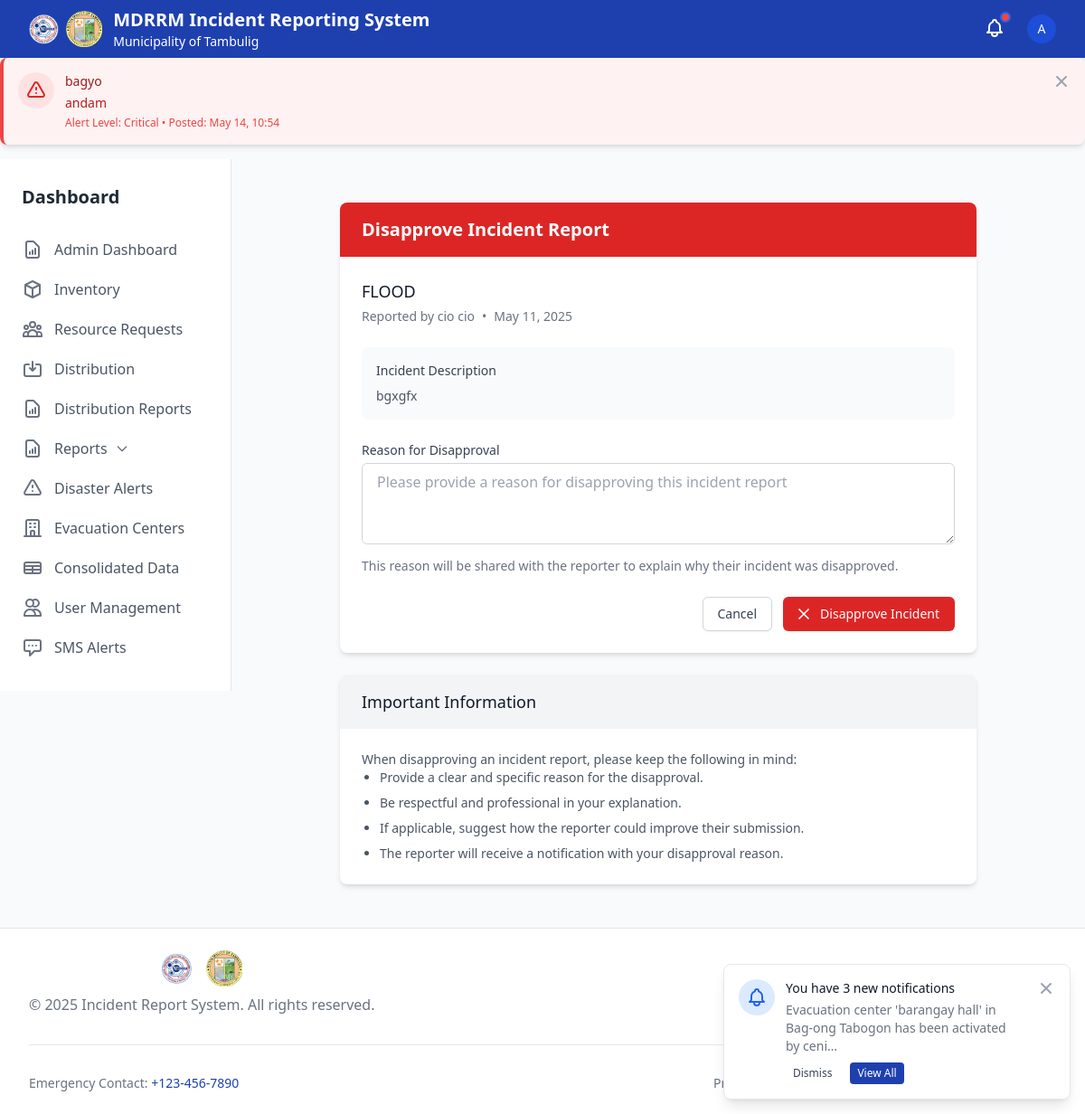
Page /deny-incident/58/ (signed in) on the committed database.
### disaster_aid/models.py (models this page shows, shortened)
class DisasterAlert(models.Model):
    SEVERITY_CHOICES = (
        ('low', 'Low'),
        ('medium', 'Medium'),
        ('high', 'High'),
        ('critical', 'Critical'),
    )
    title = models.CharField(max_length=255)
    message = models.TextField()
    severity = models.CharField(max_length=20, choices=SEVERITY_CHOICES, default='medium')
    created_by = models.ForeignKey(User, on_delete=models.CASCADE, related_name='created_alerts')
    created_at = models.DateTimeField(default=timezone.now)
    is_active = models.BooleanField(default=True)
    class Meta:
        ordering = ['-created_at']

class IncidentReport(models.Model):
    STATUS_CHOICES = (
        ('pending', 'Pending'),
        ('verified', 'Verified'),
        ('denied', 'Denied'),
    )
    reporter = models.ForeignKey(User, on_delete=models.CASCADE)
    title = models.CharField(max_length=255)
    description = models.TextField()
    disaster_type = models.ForeignKey(DisasterType, on_delete=models.SET_NULL, null=True)
    other_disaster_type = models.CharField(max_length=100, blank=True, null=True)
    location = models.CharField(max_length=255, blank=True, null=True)  # Keeping for backward compatibility
    barangay = models.ForeignKey(Barangay, on_delete=models.SET_NULL, null=True, blank=True, related_name='incidents')
    incident_datetime = models.DateTimeField(null=True, blank=True, help_text="When the incident actually occurred")
    date_reported = models.DateTimeField(auto_now_add=True)
    status = models.CharField(max_length=20, choices=STATUS_CHOICES, default='pending')
    is_verified = models.BooleanField(default=False)  # Keeping for backward compatibility
    denial_reason = models.TextField(null=True, blank=True)
    needs_resources = models.BooleanField(default=False)
    photo_1 = models.ImageField(upload_to='incident_photos/', null=True, blank=True)
    photo_2 = models.ImageField(upload_to='incident_photos/', null=True, blank=True)
    photo_3 = models.ImageField(upload_to='incident_photos/', null=True, blank=True)

class UserNotification(models.Model):
    NOTIFICATION_TYPES = (
        ('incident_verified', 'Incident Verified'),
        ('incident_denied', 'Incident Denied'),
        ('resource_approved', 'Resource Request Approved'),
        ('resource_fulfilled', 'Resource Request Fulfilled'),
        ('evacuation_activated', 'Evacuation Center Activated'),
        ('evacuation_update', 'Evacuation Center Update'),
    )
    user = models.ForeignKey(User, on_delete=models.CASCADE, related_name='notifications')
    notification_type = models.CharField(max_length=50, choices=NOTIFICATION_TYPES)
    title = models.CharField(max_length=255)
    message = models.TextField()
    incident = models.ForeignKey(IncidentReport, on_delete=models.CASCADE, null=True, blank=True)
    evacuation_center = models.ForeignKey(EvacuationCenter, on_delete=models.CASCADE, null=True, blank=True)
    created_at = models.DateTimeField(default=timezone.now)
    is_read = models.BooleanField(default=False)
    class Meta:
        ordering = ['-created_at']

### disaster_aid/views.py (the view)
# urls.py: path('deny-incident/<int:incident_id>/', deny_incident, name='deny_incident'),
@login_required
def deny_incident(request, incident_id):
    if not request.user.is_staff:
        messages.error(request, "You are not authorized to deny incidents.")
        return redirect('dashboard')
    incident = get_object_or_404(IncidentReport, id=incident_id)
    if incident.status == 'verified':
        messages.error(request, "Cannot deny an incident that has already been verified.")
        return redirect('incident_detail', incident_id=incident.id)
    if request.method == 'POST':
        form = DenyIncidentForm(request.POST)
        if form.is_valid():
            denial_reason = form.cleaned_data['denial_reason']
            incident.deny(denial_reason)
            UserNotification.objects.create(
                user=incident.reporter,
                notification_type='incident_denied',
                title='Incident Denied',
                message=f'Your incident report "{incident.title}" has been denied. Reason: {denial_reason}',
                incident=incident
            )
            messages.success(request, f"Incident '{incident.title}' has been denied.")
            return redirect('admin_dashboard')
    else:
        form = DenyIncidentForm()
    context = {
        'incident': incident,
        'form': form,
    }
    return render(request, 'incidents/deny_incident.html', context)

### templates/incidents/deny_incident.html (shortened to what this page needs)
{% extends 'base.html' %}
{% block content %}
<div class="py-6">
    <div class="max-w-3xl mx-auto px-4 sm:px-6 lg:px-8">
        <div class="bg-white shadow-md rounded-lg overflow-hidden">
            <div class="px-6 py-4 bg-red-600 text-white">
                <h2 class="text-xl font-bold">Disapprove Incident Report</h2>
            </div>
            <div class="p-6">
                <div class="mb-6">
                    <h3 class="text-lg font-medium text-gray-900">{{ incident.title }}</h3>
                    <div class="mt-1 flex items-center text-sm text-gray-500">
                        <span>Reported by {{ incident.reporter.get_full_name|default:incident.reporter.username }}</span>
                        <span class="mx-2">•</span>
                        <span>{{ incident.date_reported|date:"F j, Y" }}</span>
                    </div>
                </div>
                <div class="mb-6 p-4 bg-gray-50 rounded-lg">
                    <h4 class="text-sm font-medium text-gray-700 mb-2">Incident Description</h4>
                    <p class="text-sm text-gray-600">{{ incident.description }}</p>
                </div>
                <form method="POST" action="{% url 'deny_incident' incident.id %}">
                    <div class="mb-6">
                        <label for="{{ form.denial_reason.id_for_label }}" class="block text-sm font-medium text-gray-700">
                            Reason for Disapproval
                        </label>
                        <div class="mt-1">
                            {{ form.denial_reason }}
                        </div>
                        {% if form.denial_reason.help_text %}
                        <p class="mt-2 text-sm text-gray-500">{{ form.denial_reason.help_text }}</p>
                        {% endif %}
                    </div>
                    <div class="flex justify-end space-x-3">
                        <a href="{% url 'incident_detail' incident.id %}" class="inline-flex items-center px-4 py-2 border border-gray-300 shadow-sm text-sm font-medium rounded-md text-gray-700 bg-white hover:bg-gray-50 focus:outline-none focus:ring-2 focus:ring-offset-2 focus:ring-primary">
                            Cancel
                        </a>
                        <button type="submit" class="inline-flex items-center px-4 py-2 border border-transparent shadow-sm text-sm font-medium rounded-md text-white bg-red-600 hover:bg-red-700 focus:outline-none focus:ring-2 focus:ring-offset-2 focus:ring-red-500">
                            <svg class="mr-2 -ml-1 h-5 w-5" xmlns="http://www.w3.org/2000/svg" fill="none" viewBox="0 0 24 24" stroke="currentColor">
                                <path stroke-linecap="round" stroke-linejoin="round" stroke-width="2" d="M6 18L18 6M6 6l12 12" />
                            </svg>
                            Disapprove Incident
                        </button>
                    </div>
                </form>
            </div>
        </div>
        <div class="mt-6 bg-white shadow-md rounded-lg overflow-hidden">
            <div class="px-6 py-4 bg-gray-100">
                <h3 class="text-lg font-medium text-gray-900">Important Information</h3>
            </div>
            <div class="p-6">
                <div class="prose max-w-none">
                    <p class="text-sm text-gray-600">When disapproving an incident report, please keep the following in mind:</p>
                    <ul class="list-disc pl-5 space-y-2 text-sm text-gray-600">
                        <li>Provide a clear and specific reason for the disapproval.</li>
                        <li>Be respectful and professional in your explanation.</li>
                        <li>If applicable, suggest how the reporter could improve their submission.</li>
                        <li>The reporter will receive a notification with your disapproval reason.</li>
                    </ul>
                </div>
            </div>
        </div>
    </div>
</div>
{% endblock %}

### templates/components/navbar.html (shortened to what this page needs)
<nav class="bg-primary text-white shadow-md" x-data="{ mobileMenuOpen: false }">
    <div class="max-w-7xl mx-auto px-4 sm:px-6 lg:px-8">
        <div class="flex justify-between h-16">
            <div class="flex">
                <div class="flex-shrink-0 flex items-center space-x-3">
                    <div class="flex items-center space-x-2">
                        <img src="/static/logo/mdrrmc_logo.png" alt="MDRRMC Logo" class="h-10 w-auto">
                        <img src="/static/logo/lgu_logo.png" alt="LGU Logo" class="h-10 w-auto">
                    </div>
                    <div class="flex flex-col">
                        <a href="{% url 'home' %}" class="font-bold text-xl">MDRRM Incident Reporting System</a>
                        <span class="text-sm">Municipality of Tambulig</span>
                    </div>
                </div>
            </div>
            <div class="flex items-center">
                {% include 'components/notifications.html' %}
                {% if user.is_authenticated %}
                <div class="ml-3 relative" x-data="{ open: false }">
                    <div class="flex items-center">
                        <button @click="open = !open" class="flex text-sm rounded-full focus:outline-none focus:ring-2 focus:ring-offset-2 focus:ring-offset-blue-800 focus:ring-white">
                            {% if user.reporterprofile.profile_image %}
                            <img class="h-8 w-8 rounded-full object-cover" src="{{ user.reporterprofile.profile_image.url }}" alt="{{ user.username }}">
                            {% else %}
                            <div class="h-8 w-8 rounded-full bg-blue-700 flex items-center justify-center">
                                <span class="text-sm font-medium">{{ user.username|first|upper }}</span>
                            </div>
                            {% endif %}
                        </button>
                    </div>
                </div>
                {% endif %}
            </div>
        </div>
    </div>
</nav>

### templates/components/disaster_alert.html (shortened to what this page needs)
{% if has_active_alerts %}
<div id="disaster-alerts-container" class="w-full">
    {% for alert in active_disaster_alerts %}
    <div id="disaster-alert-{{ alert.id }}"
         x-data="{ show: true }"
         x-show="show"
         class="disaster-alert mb-4 p-4 rounded-lg shadow-md border-l-4 {% if alert.severity == 'critical' %}bg-red-50 border-red-500{% elif alert.severity == 'high' %}bg-orange-50 border-orange-500{% elif alert.severity == 'medium' %}bg-yellow-50 border-yellow-500{% else %}bg-blue-50 border-blue-500{% endif %}">
        <div class="flex items-start">
            <div class="flex-shrink-0">
                {% if alert.severity == 'critical' %}
                <span class="inline-flex items-center justify-center h-10 w-10 rounded-full bg-red-100">
                </span>
                {% endif %}
            </div>
            <div class="ml-3 w-0 flex-1">
                <div class="flex justify-between items-start">
                    <div>
                        <p class="text-sm font-medium {% if alert.severity == 'critical' %}text-red-800{% elif alert.severity == 'high' %}text-orange-800{% elif alert.severity == 'medium' %}text-yellow-800{% else %}text-blue-800{% endif %}">
                            {{ alert.title }}
                        </p>
                        <p class="mt-1 text-sm {% if alert.severity == 'critical' %}text-red-700{% elif alert.severity == 'high' %}text-orange-700{% elif alert.severity == 'medium' %}text-yellow-700{% else %}text-blue-700{% endif %}">
                            {{ alert.message }}
                        </p>
                        <p class="mt-1 text-xs {% if alert.severity == 'critical' %}text-red-500{% elif alert.severity == 'high' %}text-orange-500{% elif alert.severity == 'medium' %}text-yellow-500{% else %}text-blue-500{% endif %}">
                            Alert Level: {{ alert.get_severity_display }} • Posted: {{ alert.created_at|date:"M d, H:i" }}
                        </p>
                    </div>
                    <div class="ml-4 flex-shrink-0 flex">
                        <button @click="show = false; hideAlert('{{ alert.id }}')" class="inline-flex text-gray-400 focus:outline-none focus:text-gray-500 transition ease-in-out duration-150">
                        </button>
                    </div>
                </div>
            </div>
        </div>
    </div>
    {% endfor %}
</div>
{% endif %}

### templates/components/notification_toast.html (shortened to what this page needs)
{% if user.is_authenticated and has_user_notifications %}
<div x-data="{ show: true }"
     x-init="setTimeout(() => show = false, 8000)"
     x-show="show"
     x-transition:enter="transform ease-out duration-300 transition"
     x-transition:enter-start="translate-y-2 opacity-0 sm:translate-y-0 sm:translate-x-2"
     x-transition:enter-end="translate-y-0 opacity-100 sm:translate-x-0"
     x-transition:leave="transition ease-in duration-100"
     x-transition:leave-start="opacity-100"
     x-transition:leave-end="opacity-0"
     class="fixed bottom-0 right-0 mb-4 mr-4 w-full max-w-sm bg-white border border-gray-200 rounded-lg shadow-lg overflow-hidden z-50">
    <div class="p-4">
        <div class="flex items-start">
            <div class="flex-shrink-0">
                {% with first_notification=user_notifications.0 %}
                {% if first_notification.notification_type == 'incident_verified' %}
                <span class="inline-flex items-center justify-center h-10 w-10 rounded-full bg-green-100">
                    <svg class="h-6 w-6 text-green-600" xmlns="http://www.w3.org/2000/svg" fill="none" viewBox="0 0 24 24" stroke="currentColor">
                        <path stroke-linecap="round" stroke-linejoin="round" stroke-width="2" d="M5 13l4 4L19 7" />
                    </svg>
                </span>
                {% else %}
                <span class="inline-flex items-center justify-center h-10 w-10 rounded-full bg-blue-100">
                </span>
                {% endif %}
                {% endwith %}
            </div>
            <div class="ml-3 w-0 flex-1">
                <p class="text-sm font-medium text-gray-900">
                    You have {{ unread_user_notifications_count }} new notification{{ unread_user_notifications_count|pluralize }}
                </p>
                <p class="mt-1 text-sm text-gray-500">
                    {% with first_notification=user_notifications.0 %}
                    {{ first_notification.message|truncatechars:80 }}
                    {% endwith %}
                </p>
                <div class="mt-2 flex space-x-3">
                    <button @click="show = false" class="bg-white text-gray-700 px-2 py-1 rounded text-xs font-medium hover:bg-gray-50 focus:outline-none focus:ring-2 focus:ring-offset-2 focus:ring-primary">
                        Dismiss
                    </button>
                    <button @click="document.querySelector('.user-notification-button').click(); show = false" class="bg-primary text-white px-2 py-1 rounded text-xs font-medium hover:bg-blue-700 focus:outline-none focus:ring-2 focus:ring-offset-2 focus:ring-primary">
                        View All
                    </button>
                </div>
            </div>
            <div class="ml-4 flex-shrink-0 flex">
                <button @click="show = false" class="bg-white rounded-md inline-flex text-gray-400 hover:text-gray-500 focus:outline-none focus:ring-2 focus:ring-offset-2 focus:ring-primary">
                </button>
            </div>
        </div>
    </div>
</div>
{% endif %}

### rows in the picture
DisasterAlert: title "bagyo", message "andam", severity "Critical", created_at "May 14, 10:54"
IncidentReport: title "FLOOD", reporter.get_full_name "cio cio", date_reported "May 11, 2025", description "bgxgfx"
UserNotification: message "Evacuation center 'barangay hall' in Bag-ong Tabogon has been activated by ceni…"

### other values in the picture
{{ user.username|first|upper }} "A"
{{ unread_user_notifications_count }} "3"
